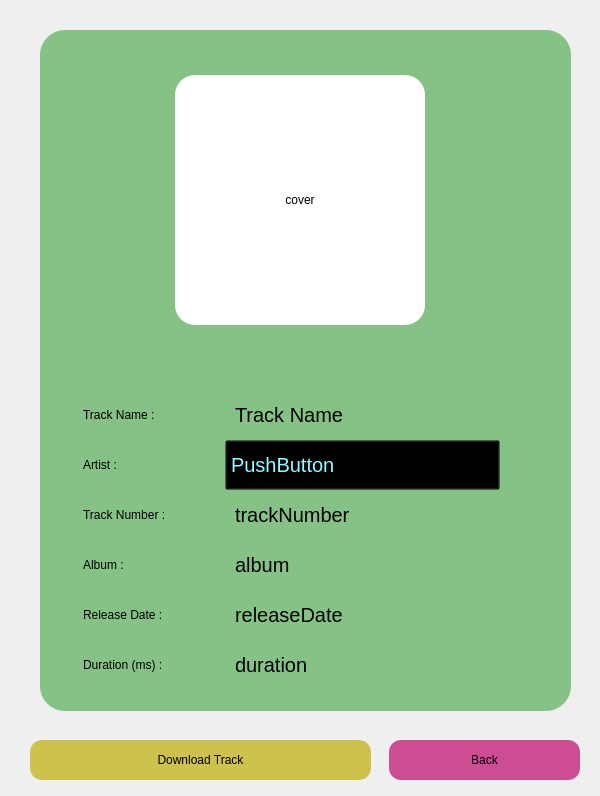
<?xml version="1.0" encoding="UTF-8"?>
<ui version="4.0">
 <class>MainWindow</class>
 <widget class="QFrame" name="MainWindow">
  <property name="enabled">
   <bool>true</bool>
  </property>
  <property name="geometry">
   <rect>
    <x>0</x>
    <y>0</y>
    <width>600</width>
    <height>796</height>
   </rect>
  </property>
  <property name="focusPolicy">
   <enum>Qt::NoFocus</enum>
  </property>
  <property name="windowTitle">
   <string>MainWindow</string>
  </property>
  <widget class="QWidget" name="mainWidget" native="true">
   <property name="geometry">
    <rect>
     <x>0</x>
     <y>0</y>
     <width>600</width>
     <height>800</height>
    </rect>
   </property>
   <property name="autoFillBackground">
    <bool>true</bool>
   </property>
   <widget class="QLabel" name="main_page_logo">
    <property name="geometry">
     <rect>
      <x>200</x>
      <y>100</y>
      <width>200</width>
      <height>200</height>
     </rect>
    </property>
    <property name="styleSheet">
     <string notr="true"/>
    </property>
    <property name="text">
     <string>Main Page LOGO</string>
    </property>
    <property name="alignment">
     <set>Qt::AlignCenter</set>
    </property>
   </widget>
   <widget class="QLabel" name="label">
    <property name="geometry">
     <rect>
      <x>100</x>
      <y>420</y>
      <width>100</width>
      <height>50</height>
     </rect>
    </property>
    <property name="text">
     <string>Music Link :</string>
    </property>
   </widget>
   <widget class="QLineEdit" name="music_link_input">
    <property name="geometry">
     <rect>
      <x>200</x>
      <y>420</y>
      <width>301</width>
      <height>50</height>
     </rect>
    </property>
    <property name="placeholderText">
     <string>paste music link here</string>
    </property>
   </widget>
   <widget class="QPushButton" name="search_button">
    <property name="geometry">
     <rect>
      <x>200</x>
      <y>520</y>
      <width>200</width>
      <height>50</height>
     </rect>
    </property>
    <property name="cursor">
     <cursorShape>PointingHandCursor</cursorShape>
    </property>
    <property name="text">
     <string>Search for details</string>
    </property>
   </widget>
   <widget class="QLabel" name="main_page_developer">
    <property name="geometry">
     <rect>
      <x>0</x>
      <y>689</y>
      <width>601</width>
      <height>111</height>
     </rect>
    </property>
    <property name="mouseTracking">
     <bool>false</bool>
    </property>
    <property name="styleSheet">
     <string notr="true"/>
    </property>
    <property name="text">
     <string>✔ App developed by Matin Ghanbari</string>
    </property>
    <property name="alignment">
     <set>Qt::AlignCenter</set>
    </property>
   </widget>
   <zorder>main_page_logo</zorder>
   <zorder>label</zorder>
   <zorder>music_link_input</zorder>
   <zorder>search_button</zorder>
   <zorder>main_page_developer</zorder>
   <zorder>songWidget</zorder>
   <zorder>songWidget</zorder>
   <zorder>songWidget</zorder>
  </widget>
  <widget class="QWidget" name="songWidget" native="true">
   <property name="geometry">
    <rect>
     <x>0</x>
     <y>0</y>
     <width>600</width>
     <height>800</height>
    </rect>
   </property>
   <property name="autoFillBackground">
    <bool>true</bool>
   </property>
   <widget class="QPushButton" name="back">
    <property name="geometry">
     <rect>
      <x>389</x>
      <y>740</y>
      <width>191</width>
      <height>40</height>
     </rect>
    </property>
    <property name="cursor">
     <cursorShape>PointingHandCursor</cursorShape>
    </property>
    <property name="styleSheet">
     <string notr="true">color: black;
    background-color: rgba(187, 0, 100, 0.68);
    border-radius: 12px;</string>
    </property>
    <property name="text">
     <string>Back</string>
    </property>
   </widget>
   <widget class="QLabel" name="game_logo">
    <property name="geometry">
     <rect>
      <x>565</x>
      <y>45</y>
      <width>190</width>
      <height>190</height>
     </rect>
    </property>
    <property name="text">
     <string/>
    </property>
   </widget>
   <widget class="QLabel" name="qlabel_song">
    <property name="geometry">
     <rect>
      <x>75</x>
      <y>390</y>
      <width>150</width>
      <height>50</height>
     </rect>
    </property>
    <property name="styleSheet">
     <string notr="true">padding: 5px;</string>
    </property>
    <property name="text">
     <string>Track Name :</string>
    </property>
   </widget>
   <widget class="QLabel" name="trackName">
    <property name="geometry">
     <rect>
      <x>225</x>
      <y>390</y>
      <width>275</width>
      <height>50</height>
     </rect>
    </property>
    <property name="styleSheet">
     <string notr="true">padding: 5px;
font-size: 20px</string>
    </property>
    <property name="text">
     <string>Track Name</string>
    </property>
   </widget>
   <widget class="QLabel" name="qlabel_song_2">
    <property name="geometry">
     <rect>
      <x>75</x>
      <y>440</y>
      <width>150</width>
      <height>50</height>
     </rect>
    </property>
    <property name="styleSheet">
     <string notr="true">padding: 5px;</string>
    </property>
    <property name="text">
     <string>Artist :</string>
    </property>
   </widget>
   <widget class="QLabel" name="qlabel_song_3">
    <property name="geometry">
     <rect>
      <x>75</x>
      <y>490</y>
      <width>150</width>
      <height>50</height>
     </rect>
    </property>
    <property name="styleSheet">
     <string notr="true">padding: 5px;</string>
    </property>
    <property name="text">
     <string>Track Number :</string>
    </property>
   </widget>
   <widget class="QLabel" name="trackNumber">
    <property name="geometry">
     <rect>
      <x>225</x>
      <y>490</y>
      <width>275</width>
      <height>50</height>
     </rect>
    </property>
    <property name="styleSheet">
     <string notr="true">padding: 5px;
font-size: 20px</string>
    </property>
    <property name="text">
     <string>trackNumber</string>
    </property>
   </widget>
   <widget class="QLabel" name="album">
    <property name="geometry">
     <rect>
      <x>225</x>
      <y>540</y>
      <width>275</width>
      <height>50</height>
     </rect>
    </property>
    <property name="styleSheet">
     <string notr="true">padding: 5px;
font-size: 20px</string>
    </property>
    <property name="text">
     <string>album</string>
    </property>
   </widget>
   <widget class="QLabel" name="qlabel_song_4">
    <property name="geometry">
     <rect>
      <x>75</x>
      <y>540</y>
      <width>150</width>
      <height>50</height>
     </rect>
    </property>
    <property name="styleSheet">
     <string notr="true">padding: 5px;</string>
    </property>
    <property name="text">
     <string>Album :</string>
    </property>
   </widget>
   <widget class="QLabel" name="qlabel_song_5">
    <property name="geometry">
     <rect>
      <x>75</x>
      <y>590</y>
      <width>150</width>
      <height>50</height>
     </rect>
    </property>
    <property name="styleSheet">
     <string notr="true">padding: 5px;</string>
    </property>
    <property name="text">
     <string>Release Date :</string>
    </property>
   </widget>
   <widget class="QLabel" name="releaseDate">
    <property name="geometry">
     <rect>
      <x>225</x>
      <y>590</y>
      <width>275</width>
      <height>50</height>
     </rect>
    </property>
    <property name="styleSheet">
     <string notr="true">padding: 5px;
font-size: 20px</string>
    </property>
    <property name="text">
     <string>releaseDate</string>
    </property>
   </widget>
   <widget class="QLabel" name="qlabel_song_6">
    <property name="geometry">
     <rect>
      <x>75</x>
      <y>640</y>
      <width>150</width>
      <height>50</height>
     </rect>
    </property>
    <property name="styleSheet">
     <string notr="true">padding: 5px;</string>
    </property>
    <property name="text">
     <string>Duration (ms) :</string>
    </property>
   </widget>
   <widget class="QLabel" name="duration">
    <property name="geometry">
     <rect>
      <x>225</x>
      <y>640</y>
      <width>275</width>
      <height>50</height>
     </rect>
    </property>
    <property name="styleSheet">
     <string notr="true">padding: 5px;
font-size: 20px</string>
    </property>
    <property name="text">
     <string>duration</string>
    </property>
   </widget>
   <widget class="QLabel" name="cover">
    <property name="geometry">
     <rect>
      <x>175</x>
      <y>75</y>
      <width>250</width>
      <height>250</height>
     </rect>
    </property>
    <property name="styleSheet">
     <string notr="true">background-color: rgb(255, 255, 255);border-radius:20px</string>
    </property>
    <property name="text">
     <string>cover</string>
    </property>
    <property name="alignment">
     <set>Qt::AlignCenter</set>
    </property>
   </widget>
   <widget class="QPushButton" name="download">
    <property name="geometry">
     <rect>
      <x>30</x>
      <y>740</y>
      <width>341</width>
      <height>40</height>
     </rect>
    </property>
    <property name="cursor">
     <cursorShape>PointingHandCursor</cursorShape>
    </property>
    <property name="styleSheet">
     <string notr="true">color: black;
    background-color: rgba(187, 173, 0, 0.68);
    border-radius: 12px;</string>
    </property>
    <property name="text">
     <string>Download Track</string>
    </property>
   </widget>
   <widget class="QLabel" name="textBack">
    <property name="geometry">
     <rect>
      <x>40</x>
      <y>30</y>
      <width>531</width>
      <height>681</height>
     </rect>
    </property>
    <property name="styleSheet">
     <string notr="true">background-color: rgba(0, 136, 0, 0.44);
    border-radius: 25%;</string>
    </property>
    <property name="text">
     <string/>
    </property>
   </widget>
   <widget class="QPushButton" name="artist">
    <property name="geometry">
     <rect>
      <x>225</x>
      <y>440</y>
      <width>275</width>
      <height>50</height>
     </rect>
    </property>
    <property name="cursor">
     <cursorShape>PointingHandCursor</cursorShape>
    </property>
    <property name="styleSheet">
     <string notr="true">text-align:left;
padding:5px;
background-color:transparent;
padding: 5px;
font-size: 20px;
color:rgb(149, 250, 255);</string>
    </property>
    <property name="text">
     <string>PushButton</string>
    </property>
   </widget>
   <zorder>textBack</zorder>
   <zorder>back</zorder>
   <zorder>game_logo</zorder>
   <zorder>qlabel_song</zorder>
   <zorder>trackName</zorder>
   <zorder>qlabel_song_2</zorder>
   <zorder>qlabel_song_3</zorder>
   <zorder>trackNumber</zorder>
   <zorder>album</zorder>
   <zorder>qlabel_song_4</zorder>
   <zorder>qlabel_song_5</zorder>
   <zorder>releaseDate</zorder>
   <zorder>qlabel_song_6</zorder>
   <zorder>duration</zorder>
   <zorder>cover</zorder>
   <zorder>download</zorder>
   <zorder>artist</zorder>
  </widget>
  <widget class="QWidget" name="artistWidget" native="true">
   <property name="geometry">
    <rect>
     <x>0</x>
     <y>0</y>
     <width>600</width>
     <height>800</height>
    </rect>
   </property>
   <property name="autoFillBackground">
    <bool>true</bool>
   </property>
   <widget class="QPushButton" name="backToSong">
    <property name="geometry">
     <rect>
      <x>389</x>
      <y>740</y>
      <width>191</width>
      <height>40</height>
     </rect>
    </property>
    <property name="cursor">
     <cursorShape>PointingHandCursor</cursorShape>
    </property>
    <property name="styleSheet">
     <string notr="true">color: black;
    background-color: rgba(187, 0, 100, 0.68);
    border-radius: 12px;</string>
    </property>
    <property name="text">
     <string>Back</string>
    </property>
   </widget>
   <widget class="QLabel" name="game_logo_4">
    <property name="geometry">
     <rect>
      <x>565</x>
      <y>45</y>
      <width>190</width>
      <height>190</height>
     </rect>
    </property>
    <property name="text">
     <string/>
    </property>
   </widget>
   <widget class="QLabel" name="qlabel_song_19">
    <property name="geometry">
     <rect>
      <x>75</x>
      <y>390</y>
      <width>150</width>
      <height>50</height>
     </rect>
    </property>
    <property name="styleSheet">
     <string notr="true">padding: 5px;</string>
    </property>
    <property name="text">
     <string>Artist Name :</string>
    </property>
   </widget>
   <widget class="QLabel" name="artist_name">
    <property name="geometry">
     <rect>
      <x>225</x>
      <y>390</y>
      <width>275</width>
      <height>50</height>
     </rect>
    </property>
    <property name="styleSheet">
     <string notr="true">padding: 5px;
font-size: 20px</string>
    </property>
    <property name="text">
     <string>Artist Name :</string>
    </property>
   </widget>
   <widget class="QLabel" name="followers">
    <property name="geometry">
     <rect>
      <x>225</x>
      <y>440</y>
      <width>275</width>
      <height>50</height>
     </rect>
    </property>
    <property name="styleSheet">
     <string notr="true">padding: 5px;
font-size: 20px</string>
    </property>
    <property name="text">
     <string>followers</string>
    </property>
   </widget>
   <widget class="QLabel" name="qlabel_song_20">
    <property name="geometry">
     <rect>
      <x>75</x>
      <y>440</y>
      <width>150</width>
      <height>50</height>
     </rect>
    </property>
    <property name="styleSheet">
     <string notr="true">padding: 5px;</string>
    </property>
    <property name="text">
     <string>Followers :</string>
    </property>
   </widget>
   <widget class="QLabel" name="qlabel_song_21">
    <property name="geometry">
     <rect>
      <x>75</x>
      <y>490</y>
      <width>150</width>
      <height>50</height>
     </rect>
    </property>
    <property name="styleSheet">
     <string notr="true">padding: 5px;</string>
    </property>
    <property name="text">
     <string>Genres :</string>
    </property>
   </widget>
   <widget class="QLabel" name="genres">
    <property name="geometry">
     <rect>
      <x>225</x>
      <y>490</y>
      <width>275</width>
      <height>50</height>
     </rect>
    </property>
    <property name="styleSheet">
     <string notr="true">padding: 5px;
font-size: 20px</string>
    </property>
    <property name="text">
     <string>genres</string>
    </property>
   </widget>
   <widget class="QLabel" name="id">
    <property name="geometry">
     <rect>
      <x>225</x>
      <y>540</y>
      <width>275</width>
      <height>50</height>
     </rect>
    </property>
    <property name="styleSheet">
     <string notr="true">padding: 5px;
font-size: 20px</string>
    </property>
    <property name="text">
     <string>id</string>
    </property>
   </widget>
   <widget class="QLabel" name="qlabel_song_22">
    <property name="geometry">
     <rect>
      <x>75</x>
      <y>540</y>
      <width>150</width>
      <height>50</height>
     </rect>
    </property>
    <property name="styleSheet">
     <string notr="true">padding: 5px;</string>
    </property>
    <property name="text">
     <string>ID :</string>
    </property>
   </widget>
   <widget class="QLabel" name="qlabel_song_23">
    <property name="geometry">
     <rect>
      <x>75</x>
      <y>590</y>
      <width>150</width>
      <height>50</height>
     </rect>
    </property>
    <property name="styleSheet">
     <string notr="true">padding: 5px;</string>
    </property>
    <property name="text">
     <string>Popularity :</string>
    </property>
   </widget>
   <widget class="QLabel" name="popularity">
    <property name="geometry">
     <rect>
      <x>225</x>
      <y>590</y>
      <width>275</width>
      <height>50</height>
     </rect>
    </property>
    <property name="styleSheet">
     <string notr="true">padding: 5px;
font-size: 20px</string>
    </property>
    <property name="text">
     <string>popularity</string>
    </property>
   </widget>
   <widget class="QLabel" name="qlabel_song_24">
    <property name="geometry">
     <rect>
      <x>75</x>
      <y>640</y>
      <width>150</width>
      <height>50</height>
     </rect>
    </property>
    <property name="styleSheet">
     <string notr="true">padding: 5px;</string>
    </property>
    <property name="text">
     <string>Type :</string>
    </property>
   </widget>
   <widget class="QLabel" name="type">
    <property name="geometry">
     <rect>
      <x>225</x>
      <y>640</y>
      <width>275</width>
      <height>50</height>
     </rect>
    </property>
    <property name="styleSheet">
     <string notr="true">padding: 5px;
font-size: 20px</string>
    </property>
    <property name="text">
     <string>type</string>
    </property>
   </widget>
   <widget class="QLabel" name="artist_pic">
    <property name="geometry">
     <rect>
      <x>175</x>
      <y>75</y>
      <width>250</width>
      <height>250</height>
     </rect>
    </property>
    <property name="styleSheet">
     <string notr="true">background-color: rgb(255, 255, 255);border-radius:20px</string>
    </property>
    <property name="text">
     <string>Artist Image</string>
    </property>
    <property name="alignment">
     <set>Qt::AlignCenter</set>
    </property>
   </widget>
   <widget class="QPushButton" name="spotifyProfile">
    <property name="geometry">
     <rect>
      <x>30</x>
      <y>740</y>
      <width>341</width>
      <height>40</height>
     </rect>
    </property>
    <property name="cursor">
     <cursorShape>PointingHandCursor</cursorShape>
    </property>
    <property name="styleSheet">
     <string notr="true">color: black;
    background-color: rgba(100, 173,200, 0.68);
    border-radius: 12px;</string>
    </property>
    <property name="text">
     <string>Spotify Profile</string>
    </property>
   </widget>
   <widget class="QLabel" name="textBack_3">
    <property name="geometry">
     <rect>
      <x>40</x>
      <y>30</y>
      <width>531</width>
      <height>681</height>
     </rect>
    </property>
    <property name="styleSheet">
     <string notr="true">background-color: rgba(0, 136, 0, 0.44);
    border-radius: 25%;</string>
    </property>
    <property name="text">
     <string/>
    </property>
   </widget>
   <zorder>textBack_3</zorder>
   <zorder>backToSong</zorder>
   <zorder>game_logo_4</zorder>
   <zorder>qlabel_song_19</zorder>
   <zorder>artist_name</zorder>
   <zorder>followers</zorder>
   <zorder>qlabel_song_20</zorder>
   <zorder>qlabel_song_21</zorder>
   <zorder>genres</zorder>
   <zorder>id</zorder>
   <zorder>qlabel_song_22</zorder>
   <zorder>qlabel_song_23</zorder>
   <zorder>popularity</zorder>
   <zorder>qlabel_song_24</zorder>
   <zorder>type</zorder>
   <zorder>artist_pic</zorder>
   <zorder>spotifyProfile</zorder>
  </widget>
  <widget class="QWidget" name="downloadWidget" native="true">
   <property name="geometry">
    <rect>
     <x>0</x>
     <y>0</y>
     <width>600</width>
     <height>800</height>
    </rect>
   </property>
   <property name="autoFillBackground">
    <bool>true</bool>
   </property>
   <widget class="QLabel" name="download_logo">
    <property name="geometry">
     <rect>
      <x>200</x>
      <y>100</y>
      <width>200</width>
      <height>200</height>
     </rect>
    </property>
    <property name="styleSheet">
     <string notr="true"/>
    </property>
    <property name="text">
     <string>Main Page LOGO</string>
    </property>
    <property name="alignment">
     <set>Qt::AlignCenter</set>
    </property>
   </widget>
   <widget class="QProgressBar" name="progressBar">
    <property name="geometry">
     <rect>
      <x>100</x>
      <y>550</y>
      <width>400</width>
      <height>25</height>
     </rect>
    </property>
    <property name="value">
     <number>24</number>
    </property>
   </widget>
   <widget class="QLabel" name="label_2">
    <property name="geometry">
     <rect>
      <x>200</x>
      <y>450</y>
      <width>200</width>
      <height>50</height>
     </rect>
    </property>
    <property name="text">
     <string>Downloading ...</string>
    </property>
    <property name="alignment">
     <set>Qt::AlignCenter</set>
    </property>
   </widget>
   <widget class="QLabel" name="remain">
    <property name="geometry">
     <rect>
      <x>200</x>
      <y>600</y>
      <width>200</width>
      <height>50</height>
     </rect>
    </property>
    <property name="text">
     <string>remain time</string>
    </property>
    <property name="alignment">
     <set>Qt::AlignCenter</set>
    </property>
   </widget>
  </widget>
  <action name="actionDsafasf">
   <property name="text">
    <string>dsafasf</string>
   </property>
  </action>
  <zorder>downloadWidget</zorder>
  <zorder>mainWidget</zorder>
  <zorder>artistWidget</zorder>
  <zorder>songWidget</zorder>
 </widget>
 <resources/>
 <connections/>
</ui>
